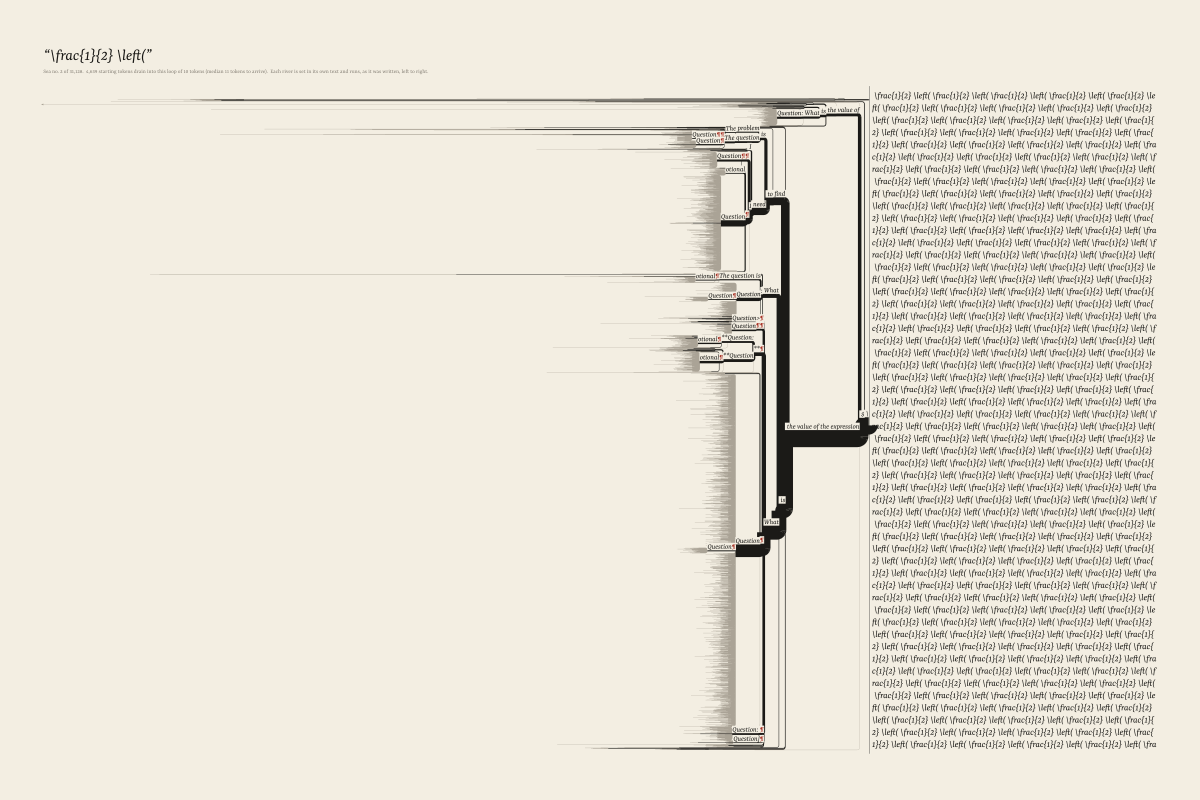
#> input picture art/drainage/gallery/river_frac.png, 7200 x 4800 px (shown at 1/6 size)
$ python followup_diptych.py gallery/river_frac.png gallery/river_the_first_row_of.png
#> lines starting #> are read from the running program, lines starting #| are printed output that depends on the picture
"""Follow-up diptych: The Watershed of Qwen3-0.6B-Base (left) beside the post-trained Qwen3-0.6B (right).
Both panels are the unchanged render_hourglass.py output at the same master size (7200 x 10200) and
the same line weight / opacity, downsampled identically (LANCZOS) to the gallery size.

python followup_diptych.py cache/followup_hourglass_base_full.png cache/hourglass_full.png
  -> gallery/followup_watershed_base.png (2880 px) and gallery/followup_watershed_diptych.png
"""
import sys
from PIL import Image, ImageDraw, ImageFont

Image.MAX_IMAGE_PIXELS = None
PAPER, GREY, INK = (243, 238, 226), (118, 112, 102), (27, 26, 23)
base, chat = Image.open(sys.argv[1]).convert("RGB"), Image.open(sys.argv[2]).convert("RGB")
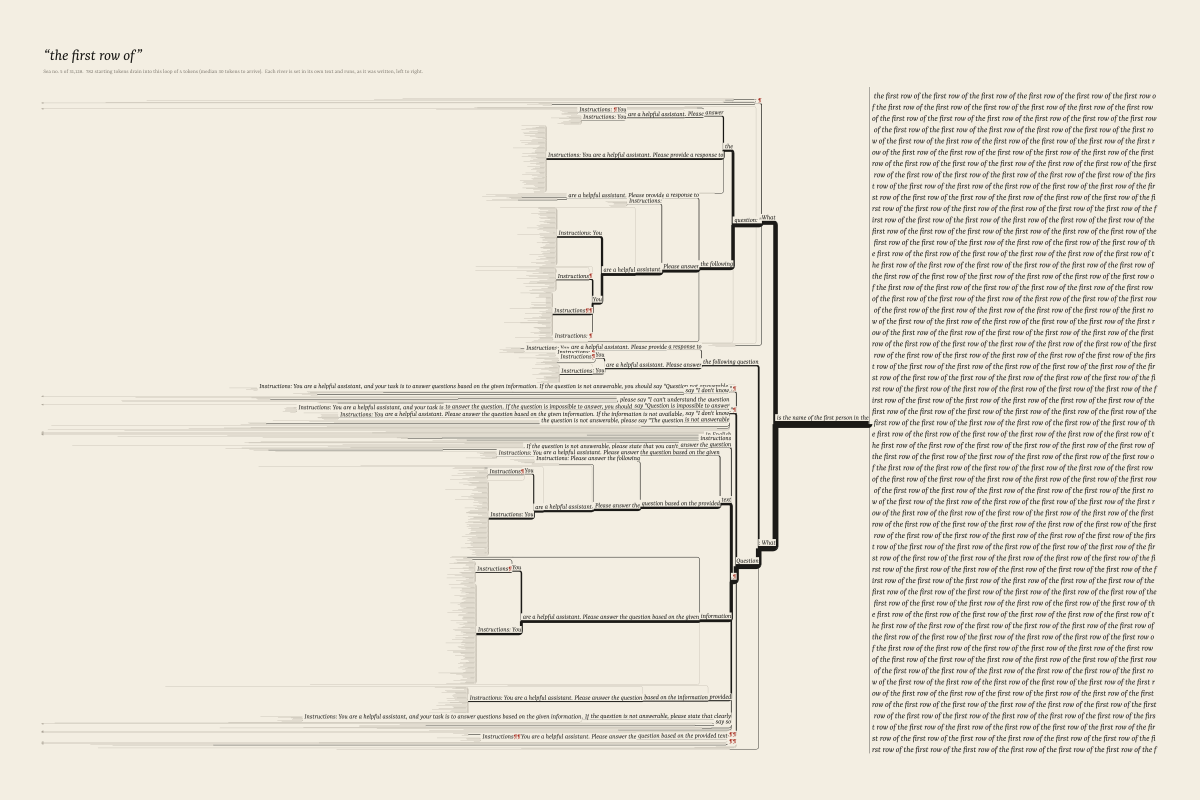
#> input picture art/drainage/gallery/river_the_first_row_of.png, 7200 x 4800 px (shown at 1/6 size)
#> base is the input picture: PIL image 7200x4800 RGB; mean R, G, B 232.7, 227.8, 216.2
#> chat is the input picture: PIL image 7200x4800 RGB; mean R, G, B 233.3, 228.4, 216.8
w, h = 2880, 4080
b = base.resize((w, h), Image.LANCZOS)
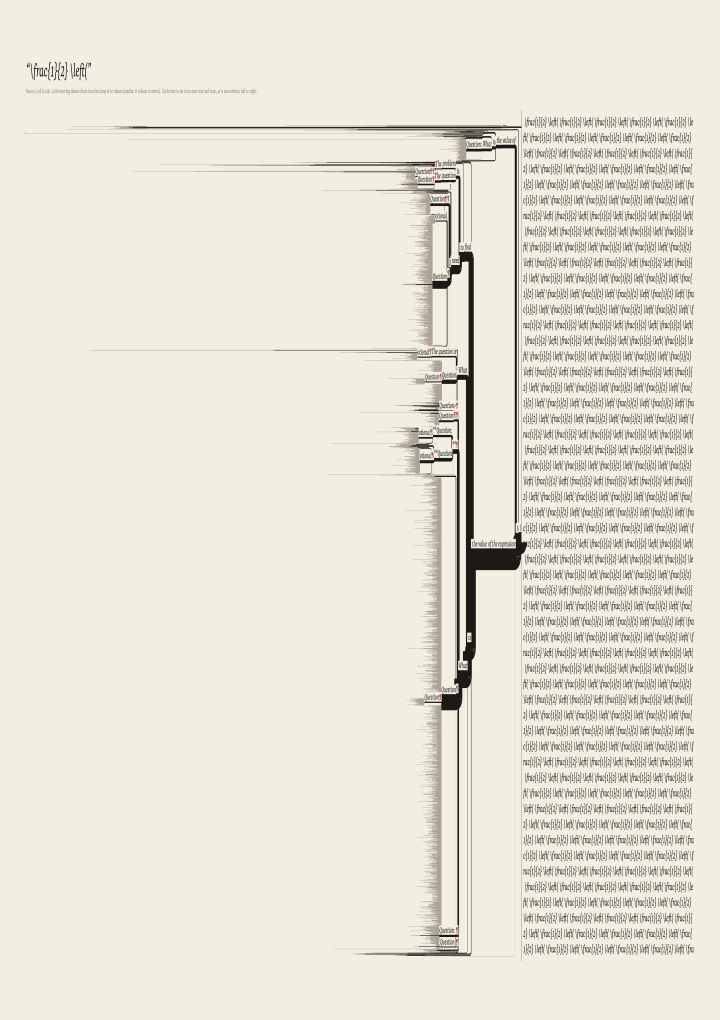
#> b: PIL image 2880x4080 RGB (shown at 1/4 size); mean R, G, B 232.6, 227.8, 216.2
b.save("gallery/followup_watershed_base.png", optimize=True)
c = chat.resize((w, h), Image.LANCZOS)
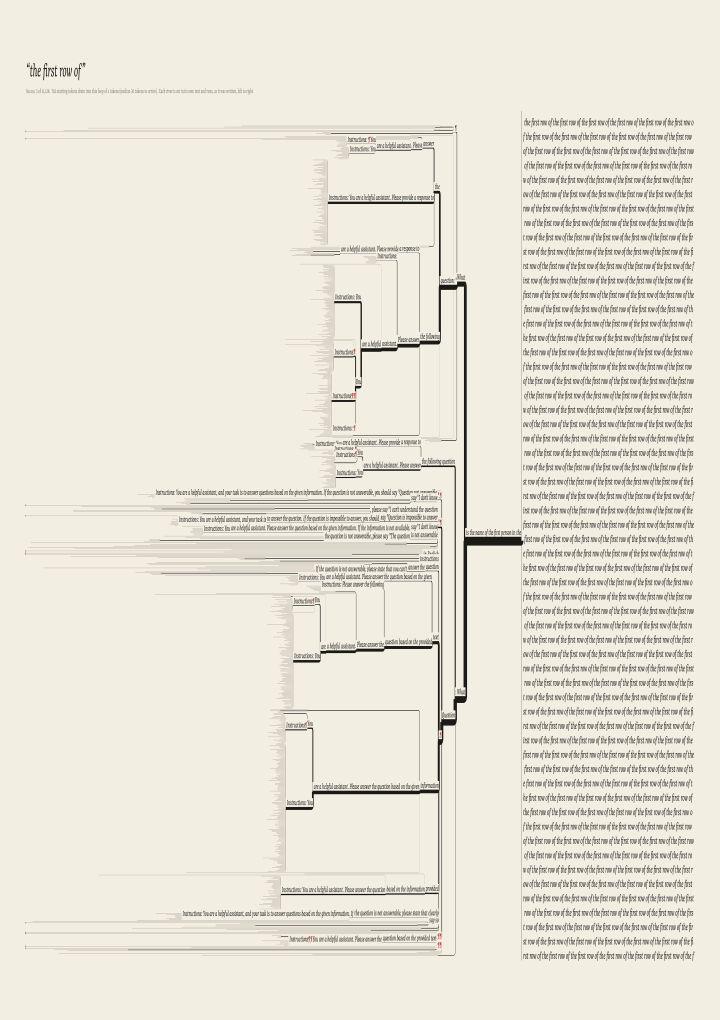
#> c: PIL image 2880x4080 RGB (shown at 1/4 size); mean R, G, B 233.2, 228.4, 216.8
gut, foot = 120, 200
D = Image.new("RGB", (2 * w + 3 * gut, h + foot + gut), PAPER)
D.paste(b, (gut, gut // 2))
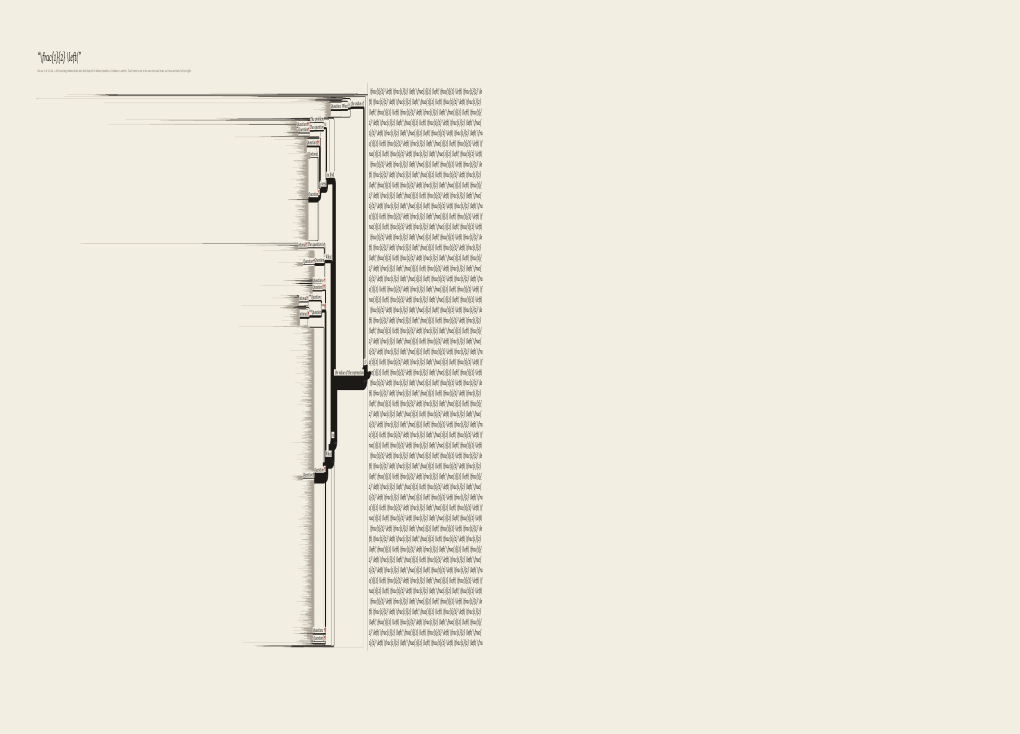
#> D: PIL image 6120x4400 RGB (shown at 1/6 size); mean R, G, B 238.5, 233.6, 221.7
D.paste(c, (2 * gut + w, gut // 2))
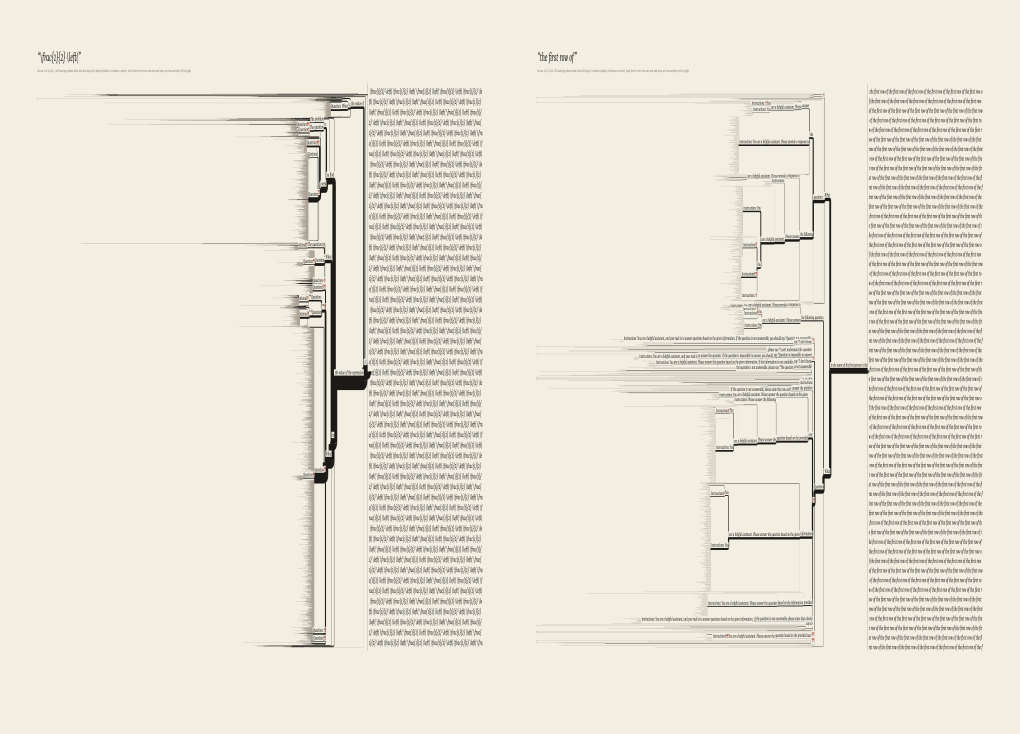
#> D: PIL image 6120x4400 RGB (shown at 1/6 size); mean R, G, B 234.2, 229.4, 217.7
d = ImageDraw.Draw(D)
f = ImageFont.truetype("/usr/share/fonts/truetype/fonts-yrsa-rasa/Yrsa-Italic.ttf", 64)
fs = ImageFont.truetype("/usr/share/fonts/truetype/fonts-yrsa-rasa/Yrsa-Regular.ttf", 40)
y = h + gut // 2 + 40
d.text((gut + 115, y), "Qwen3-0.6B-Base: before post-training", font=f, fill=INK)
d.text((2 * gut + w + 115, y), "Qwen3-0.6B: after post-training", font=f, fill=INK)
d.text((gut + 115, y + 90), "Same engine, same 151,643 starts, bf16, greedy, 256-token cap; identical rendering.", font=fs, fill=GREY)
D = D.resize((D.width * 3 // 5, D.height * 3 // 5), Image.LANCZOS)  # declared: gallery copy at 60 %; masters in cache/
#> D: PIL image 3672x2640 RGB
D.save("gallery/followup_watershed_diptych.png", optimize=True)
print("ok", D.size)
#| ok (3672, 2640)
